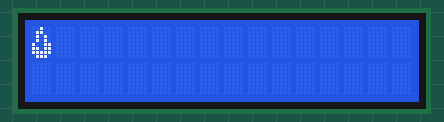
Simulated run of this sketch. Board: Arduino Uno, built with avr-gcc and run on an emulated ATmega328P. Parts: 16×2 character LCD.

Above: at 0.16 s.

The sketch:

Flame.ino
```cpp
#include <LiquidCrystal.h>

LiquidCrystal lcd(8,9,4,5,6,7);

byte flame1[8] = {
        B00100,
        B01100,
        B01010,
        B01010,
        B10011,
        B11011,
        B11111,
        B01110
};

byte flame2[8] = {
        B00100,
        B00110,
        B01110,
        B01010,
        B11001,
        B11001,
        B11111,
        B01110
};

void setup() {
    lcd.createChar(1, flame1);
    lcd.createChar(2, flame2);
    lcd.begin(16, 2);
    lcd.write(1);
}

void loop() {
  lcd.setCursor(0,0);
  lcd.write(1);
  delay(200);
  lcd.setCursor(0,0);
  lcd.write(2);
  delay(200);
}
```
